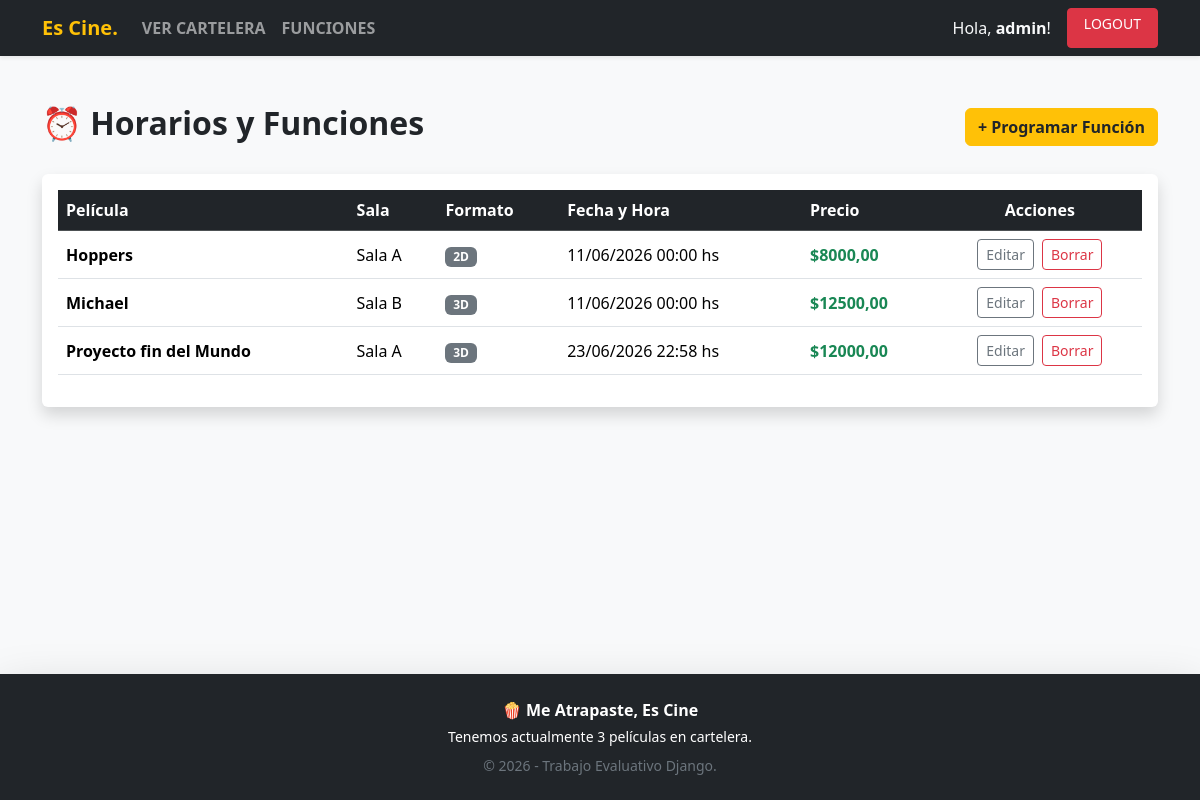
The app's page /cine/funciones/ (signed in) with its own data.
### usuarios/models.py (models this page shows, shortened)
class UsuarioPersonalizado(AbstractUser):
    dni = models.CharField(max_length=20, blank=True, null=True)
    telefono = models.CharField(max_length=20, blank=True, null=True)

### tickets/models.py (models this page shows, shortened)
class Funcion(models.Model):
    FORMATO_CHOICES = [
        ('2D', 'Proyección 2D'),
        ('3D', 'Proyección 3D'),
        ('4D', 'Proyección 4D'),
    ]
    pelicula = models.ForeignKey(Pelicula, on_delete=models.CASCADE, related_name='funciones')
    sala = models.ForeignKey(Sala, on_delete=models.CASCADE, related_name='funciones')
    fecha_hora = models.DateTimeField()
    precio_entrada = models.DecimalField(max_digits=8, decimal_places=2)
    formato = models.CharField(max_length=2, choices=FORMATO_CHOICES, default='2D')

class Pelicula(models.Model):
    titulo = models.CharField(max_length=200)
    sinopsis = models.TextField()
    duracion = models.IntegerField(help_text="Duración en minutos")
    poster = models.ImageField(upload_to='posters/', null=True, blank=True)

class Sala(models.Model):
    nombre = models.CharField(max_length=100, help_text="Ej: Sala 1, Sala 2, etc.")
    capacidad = models.IntegerField()

### tickets/views.py (the view)
# urls.py: path('funciones/', views.lista_funciones, name='lista_funciones'),
@login_required
def lista_funciones(request):
    funciones = Funcion.objects.all().order_by('fecha_hora')
    return render(request, 'tickets/lista_funciones.html', {'funciones': funciones})

### tickets/context_processors.py (called while the page is built)
def info_cine(request):
    return {
        'nombre_cine': '🍿 Me Atrapaste, Es Cine',
        'anio_actual': datetime.now().year,
        'total_peliculas': Pelicula.objects.count()
    }

### templates/tickets/lista_funciones.html
{% extends 'base.html' %}
{% block contenido %}
<div class="d-flex justify-content-between align-items-center mb-4">
    <h2 class="fw-bold text-dark">⏰ Horarios y Funciones</h2>
    {% if perms.tickets.add_funcion %}
        <a href="{% url 'crear_funcion' %}" class="btn btn-warning fw-bold text-dark">+ Programar Función</a>
    {% endif %}
</div>
<div class="card shadow border-0 bg-white p-3">
    <div class="table-responsive">
        <table class="table table-hover align-middle">
            <thead class="table-dark">
                <tr>
                    <th>Película</th>
                    <th>Sala</th>
                    <th>Formato</th>
                    <th>Fecha y Hora</th>
                    <th>Precio</th>
                    {% if perms.tickets.change_funcion or perms.tickets.delete_funcion %}
                        <th class="text-center">Acciones</th>
                    {% endif %}
                </tr>
            </thead>
            <tbody>
                {% for f in funciones %}
                <tr>
                    <td class="fw-bold">{{ f.pelicula.titulo }}</td>
                    <td>{{ f.sala.nombre }}</td>
                    <td><span class="badge bg-secondary">{{ f.formato }}</span></td>
                    <td>{{ f.fecha_hora|date:"d/m/Y H:i" }} hs</td>
                    <td class="text-success fw-bold">${{ f.precio_entrada }}</td>
                    {% if perms.tickets.change_funcion or perms.tickets.delete_funcion %}
                    <td class="text-center">
                        <div class="d-flex justify-content-center gap-2">
                            {% if perms.tickets.change_funcion %}
                                <a href="{% url 'editar_funcion' f.id %}" class="btn btn-sm btn-outline-secondary">Editar</a>
                            {% endif %}
                            {% if perms.tickets.delete_funcion %}
                                <a href="{% url 'eliminar_funcion' f.id %}" class="btn btn-sm btn-outline-danger">Borrar</a>
                            {% endif %}
                        </div>
                    </td>
                    {% endif %}
                </tr>
                {% empty %}
                <tr>
                    <td colspan="6" class="text-center text-muted py-4">No hay funciones programadas por el momento.</td>
                </tr>
                {% endfor %}
            </tbody>
        </table>
    </div>
</div>
{% endblock %}

### templates/base.html (shortened to what this page needs)
<!DOCTYPE html>
<html lang="es">
<head>
    <link href="https://cdn.jsdelivr.net/npm/bootstrap@5.3.3/dist/css/bootstrap.min.css" rel="stylesheet">
</head>
<body class="bg-light d-flex flex-column min-vh-100">
    <nav class="navbar navbar-expand-lg navbar-dark bg-dark shadow-sm">
        <div class="container">
            <a class="navbar-brand fw-bold text-warning" href="/"> Es Cine.</a>
            <div class="collapse navbar-collapse" id="navbarNav">
                <ul class="navbar-nav me-auto">
                    <li class="nav-item"><a class="nav-link fw-bold" href="{% url 'lista_peliculas' %}">VER CARTELERA</a></li>
                    <li class="nav-item"><a class="nav-link fw-bold" href="{% url 'lista_funciones' %}">FUNCIONES</a></li>
                </ul>
                <div class="navbar-nav ms-auto gap-2">
                    {% if user.is_authenticated %}
                        <span class="navbar-text text-light me-2">Hola, <strong>{{ user.username }}</strong>!</span>
                        <a class="btn btn-danger btn-sm px-3" href="{% url 'logout' %}">LOGOUT</a>
                    {% else %}
                        <a class="btn btn-outline-warning btn-sm px-3" href="{% url 'login' %}">LOGIN</a>
                        <a class="btn btn-warning btn-sm px-3 text-dark" href="{% url 'registro' %}">REGISTRARSE</a>
                    {% endif %}
                </div>
            </div>
        </div>
    </nav>
    <div class="container my-5">
        {% block contenido %}
        {% endblock %}
    </div>
    <footer class="bg-dark text-white text-center py-4 mt-auto shadow-lg">
        <div class="container">
            <p class="mb-1 fw-bold">{{ nombre_cine }}</p>
            <p class="mb-2 text-gray small">Tenemos actualmente {{ total_peliculas }} películas en cartelera.</p>
            <p class="mb-0 small text-secondary">&copy; {{ anio_actual }} - Trabajo Evaluativo Django.</p>
        </div>
    </footer>
</body>
</html>

### records on screen
UsuarioPersonalizado: username "admin"
Funcion: pelicula.titulo "Hoppers", sala.nombre "Sala A", formato "2D", fecha_hora "11/06/2026 00:00", precio_entrada "8000,00"
Funcion: pelicula.titulo "Michael", sala.nombre "Sala B", formato "3D", fecha_hora "11/06/2026 00:00", precio_entrada "12500,00"
Funcion: pelicula.titulo "Proyecto fin del Mundo", sala.nombre "Sala A", formato "3D", fecha_hora "23/06/2026 22:58", precio_entrada "12000,00"

### other values on screen
{{ nombre_cine }} "🍿 Me Atrapaste, Es Cine"
{{ total_peliculas }} "3"
